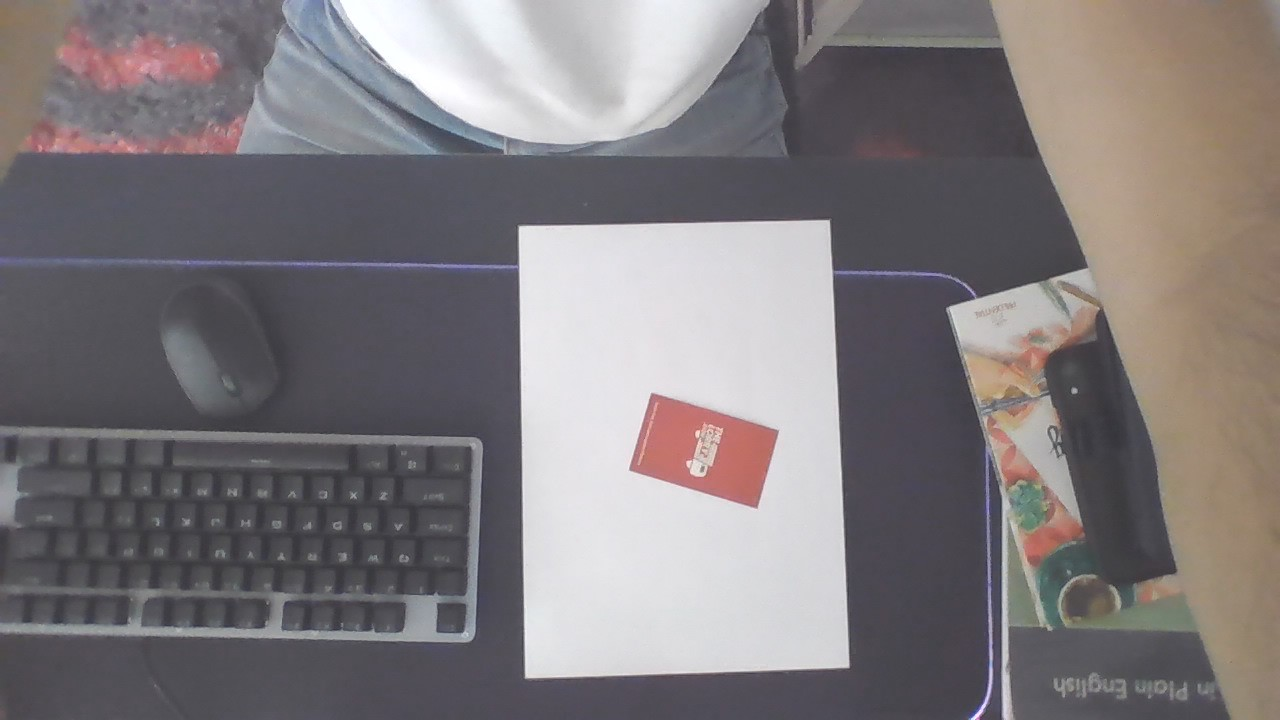
#> input picture Res/img1.jpg, 1280 x 720 px
$ python Basic5.py
#> lines starting #> are read from the running program, lines starting #| are printed output that depends on the picture
"""
Crop and Warp.
"""

import cv2
import numpy as np

img = cv2.imread("Res/img1.jpg")
#> img is the input picture: shape (720, 1280, 3); mean B, G, R 123.9, 121.7, 127

width, height = 250, 350
pts1 = np.float32([[529, 468], [650, 390], [780, 430], [756, 509]])
pts2 = np.float32([[width, 0], [0, 0], [width, height], [0, height]])

matrix = cv2.getPerspectiveTransform(pts1, pts2)
imgOutput = cv2.warpPerspective(img, matrix, (width,height))
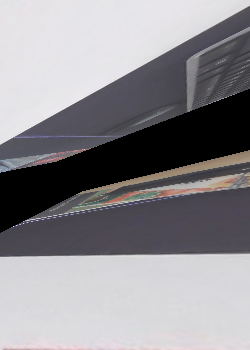
#> imgOutput: shape (350, 250, 3); mean B, G, R 143.4, 139.3, 141.3

cv2.imshow("Image", imgOutput)

cv2.waitKey(0)
